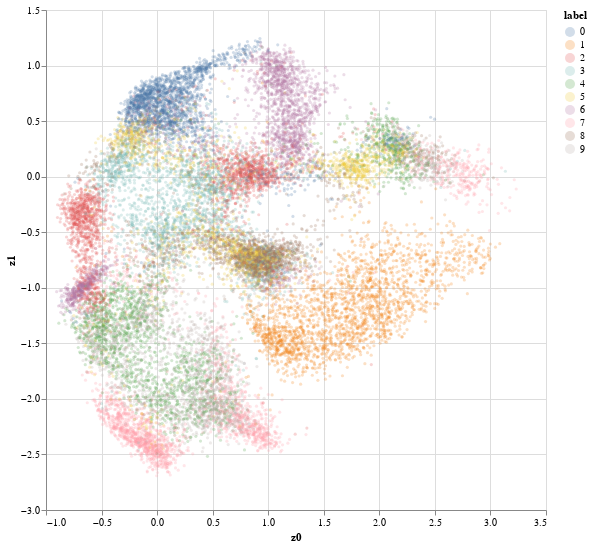

This figure's notebook cell:
### Code cell
alt.data_transformers.enable("vegafusion")

n = 20_000
df_plot = df.sample(n)
# sns.scatterplot(
#     x=df_plot["z0"],
#     y=df_plot["z1"],
#     hue=df_plot["label"],
#     palette="tab10",
#     alpha=0.5,
#     s=5,
# )
# n = 1000
# c = y_tr
# x = Z_post[:, 0]
# y = Z_post[:, 1]
# plt.scatter(x[0:n], y[0:n], c=c[0:n], cmap='tab10')
# plt.legend([str(x) for x in jnp.unique(y_tr)])
# plt.show()

alt.Chart(df_plot).mark_circle(size=10, opacity=0.25).encode(
    x="z0",
    y="z1",
    color="label",
).properties(width=500, height=500).interactive()

### Figure 1 — Vega specification as saved in the notebook (floating-point values rounded to 4 significant figures; data arrays with more than 128 entries replaced by an {"elided": "..."} marker saying what was removed)
{"$schema": "https://vega.github.io/schema/vega/v5.json", "data": [{"name": "param_1_store"}, {"name": "source_0", "values": {"elided": "20000 records"}}, {"name": "source_0_x_domain_z0", "values": [{"min": -0.9041, "max": 3.232}]}, {"name": "source_0_y_domain_z1", "values": [{"min": -2.692, "max": 1.243}]}, {"name": "source_0_color_domain_label", "values": [{"label": 8}, {"label": 3}, {"label": 5}, {"label": 9}, {"label": 6}, {"label": 1}, {"label": 2}, {"label": 0}, {"label": 4}, {"label": 7}]}], "signals": [{"name": "unit", "value": {}, "on": [{"events": "pointermove", "update": "isTuple(group()) ? group() : unit"}]}, {"name": "param_1", "update": "vlSelectionResolve(\"param_1_store\", \"union\")"}, {"name": "param_1_z0", "on": [{"events": [{"source": "view", "type": "dblclick"}], "update": "null"}, {"events": {"signal": "param_1_translate_delta"}, "update": "panLinear(param_1_translate_anchor.extent_x, -param_1_translate_delta.x / width)"}, {"events": {"signal": "param_1_zoom_delta"}, "update": "zoomLinear(domain(\"x\"), param_1_zoom_anchor.x, param_1_zoom_delta)"}]}, {"name": "param_1_z1", "on": [{"events": [{"source": "view", "type": "dblclick"}], "update": "null"}, {"events": {"signal": "param_1_translate_delta"}, "update": "panLinear(param_1_translate_anchor.extent_y, param_1_translate_delta.y / height)"}, {"events": {"signal": "param_1_zoom_delta"}, "update": "zoomLinear(domain(\"y\"), param_1_zoom_anchor.y, param_1_zoom_delta)"}]}, {"name": "param_1_tuple", "on": [{"events": [{"signal": "param_1_z0 || param_1_z1"}], "update": "param_1_z0 && param_1_z1 ? {unit: \"\", fields: param_1_tuple_fields, values: [param_1_z0,param_1_z1]} : null"}]}, {"name": "param_1_tuple_fields", "value": [{"field": "z0", "channel": "x", "type": "R"}, {"field": "z1", "channel": "y", "type": "R"}]}, {"name": "param_1_translate_anchor", "value": {}, "on": [{"events": [{"source": "scope", "type": "pointerdown"}], "update": "{x: x(unit), y: y(unit), extent_x: domain(\"x\"), extent_y: domain(\"y\")}"}]}, {"name": "param_1_translate_delta", "value": {}, "on": [{"events": [{"source": "window", "between": [{"source": "scope", "type": "pointerdown"}, {"source": "window", "type": "pointerup"}], "type": "pointermove", "consume": true}], "update": "{x: param_1_translate_anchor.x - x(unit), y: param_1_translate_anchor.y - y(unit)}"}]}, {"name": "param_1_zoom_anchor", "on": [{"events": [{"source": "scope", "type": "wheel", "consume": true}], "update": "{x: invert(\"x\", x(unit)), y: invert(\"y\", y(unit))}"}]}, {"name": "param_1_zoom_delta", "on": [{"events": [{"source": "scope", "type": "wheel", "consume": true}], "update": "pow(1.001, event.deltaY * pow(16, event.deltaMode))", "force": true}]}, {"name": "param_1_modify", "on": [{"events": {"signal": "param_1_tuple"}, "update": "modify(\"param_1_store\", param_1_tuple, true)"}]}], "marks": [{"type": "symbol", "name": "marks", "from": {"data": "source_0"}, "encode": {"update": {"x": {"field": "z0", "scale": "x"}, "opacity": {"value": 0.25}, "y": {"field": "z1", "scale": "y"}, "shape": {"value": "circle"}, "size": {"value": 10}, "fill": {"field": "label", "scale": "color"}}}, "clip": true, "style": ["circle"], "interactive": true}], "scales": [{"name": "x", "type": "linear", "domain": [{"signal": "(data(\"source_0_x_domain_z0\")[0] || {}).min"}, {"signal": "(data(\"source_0_x_domain_z0\")[0] || {}).max"}], "range": [0, {"signal": "width"}], "zero": true, "domainRaw": {"signal": "param_1[\"z0\"]"}, "nice": true}, {"name": "y", "type": "linear", "domain": [{"signal": "(data(\"source_0_y_domain_z1\")[0] || {}).min"}, {"signal": "(data(\"source_0_y_domain_z1\")[0] || {}).max"}], "range": [{"signal": "height"}, 0], "domainRaw": {"signal": "param_1[\"z1\"]"}, "nice": true, "zero": true}, {"name": "color", "type": "ordinal", "domain": {"data": "source_0_color_domain_label", "field": "label", "sort": true}, "range": "category"}], "axes": [{"scale": "x", "zindex": 0, "minExtent": 0, "grid": true, "maxExtent": 0, "domain": false, "labels": false, "orient": "bottom", "gridScale": "y", "aria": false, "tickCount": {"signal": "ceil(width/40)"}, "ticks": false}, {"scale": "y", "aria": false, "grid": true, "ticks": false, "domain": false, "orient": "left", "gridScale": "x", "maxExtent": 0, "minExtent": 0, "labels": false, "tickCount": {"signal": "ceil(height/40)"}, "zindex": 0}, {"scale": "x", "zindex": 0, "labelOverlap": true, "title": "z0", "grid": false, "orient": "bottom", "labelFlush": true, "tickCount": {"signal": "ceil(width/40)"}}, {"scale": "y", "title": "z1", "zindex": 0, "orient": "left", "tickCount": {"signal": "ceil(height/40)"}, "grid": false, "labelOverlap": true}], "background": "white", "padding": 5, "height": 500, "style": "cell", "width": 500, "legends": [{"fill": "color", "symbolType": "circle", "title": "label", "encode": {"symbols": {"update": {"opacity": {"value": 0.25}}}}}]}
